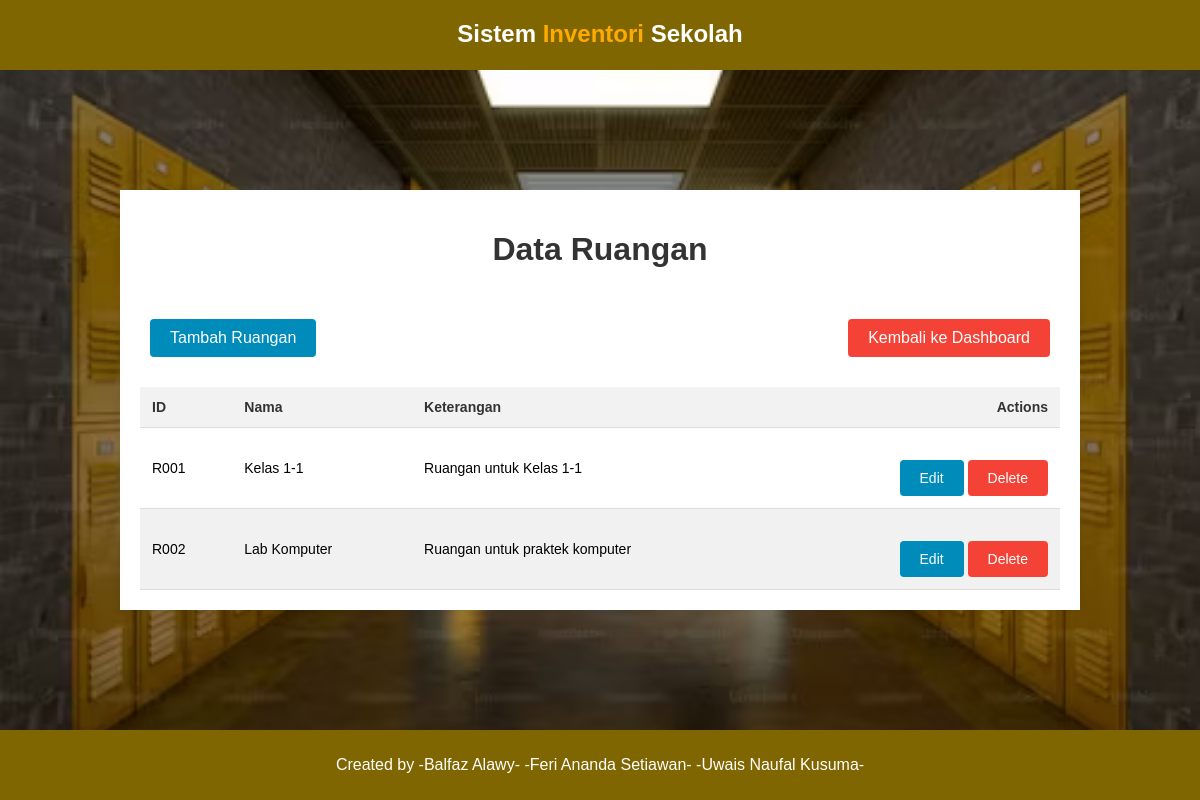
Screenshot of /ruangan.php (signed in) with the database file from the repository.
### tables this page shows
CREATE TABLE `ruangan` (
  `id` varchar(10) NOT NULL,
  `nama` varchar(100) NOT NULL,
  `keterangan` varchar(255) NOT NULL
);

### ruangan.php (the view, shortened to what this page needs)
<?php
include("config/conn.php");
$authErr = "";
$auth = false;
$q = "SELECT id, nama, keterangan FROM ruangan";
$hasil = mysqli_query($con, $q);
if ($hasil->num_rows > 0) {
    $auth = true;
} else {
    $authErr = "Data tidak ditemukan!";
}
?>
<!DOCTYPE html>
<html lang="en">
<head>
    <link rel="stylesheet" href="assets/css/style.css">
</head>
<body>
    <div class="navbar">
        <div class="logo">
            <h2>Sistem <span>Inventori</span> Sekolah</h2>
        </div>
    </div>
    <div class="hero">
        <div class="contable">
            <h1>Data Ruangan</h1>
            <div class="button-container">
                <a href="config/crud/ruangan/create.php" class="btn">Tambah Ruangan</a>
                <a href="index.php" class="btn btn-delete">Kembali ke Dashboard</a>
            </div>
            <table>
                <thead>
                    <tr>
                        <th>ID</th>
                        <th>Nama</th>
                        <th>Keterangan</th>
                        <th>Actions</th>
                    </tr>
                </thead>
                <tbody>
                    <?php
                    if (!$auth) {
                    ?>
                        <tr>
                            <td colspan='4'><?= $authErr; ?></td>
                        </tr>
                        <?php
                    } else {
                        while ($rows = $hasil->fetch_assoc()) {
                        ?>
                            <tr>
                                <td><?= $rows["id"]; ?></td>
                                <td><?= $rows["nama"]; ?></td>
                                <td><?= $rows["keterangan"]; ?></td>
                                <td>
                                    <a href='config/crud/ruangan/edit.php?id=<?= $rows["id"]; ?>' class='btn'>Edit</a>
                                    <a href='config/crud/ruangan/delete.php?id=<?= $rows["id"]; ?>' class='btn btn-delete' onclick='return confirm("Are you sure?")'>Delete</a>
                                </td>
                            </tr>
                    <?php
                        }
                    }
                    ?>
                </tbody>
            </table>
        </div>
    </div>
    <footer class="footer">
        <p>Created by -Balfaz Alawy- -Feri Ananda Setiawan- -Uwais Naufal Kusuma-</p>
    </footer>
</body>
</html>

### assets/css/style.css (style rules this page uses)
* { box-sizing: border-box; }
body { font-family: Arial, sans-serif; display: flex; justify-content: center; align-items: center; height: 100vh; margin: 0; }
.navbar { background-color: #7f6600; width: 100%; height: 70px; color: #fff; position: fixed; top: 0; left: 0; z-index: 1000; margin-top: 0; }
.logo { margin-top: 10px; text-align: center; }
.navbar span { color: rgb(255, 170, 0); }
.hero { background-image: url("../img/bg2.jpg"); min-height: 100vh; width: 100%; align-items: center; background-repeat: no-repeat; background-size: cover; background-position: center; display: flex; justify-content: center; }
.footer { background-color: #7f6600; width: 100%; height: 70px; color: #fff; position: fixed; bottom: 0; left: 0; z-index: 1000; text-align: center; line-height: 70px; }
.footer p { margin: 0; }
.contable { width: 80%; margin: 50px auto; background-color: #fff; padding: 20px; box-shadow: 0 0 10px rgba(0, 0, 0, 0.1); overflow: hidden; }
h1 { text-align: center; color: #333; }
.button-container { display: flex; justify-content: space-between; align-items: center; padding: 10px; }
a.btn { display: inline-block; padding: 10px 20px; margin-top: 20px; background-color: #008cba; color: white; text-decoration: none; border-radius: 4px; }
table { width: 100%; border-collapse: collapse; margin-top: 20px; }
th, td { font-size: 14px; padding: 12px; text-align: left; border-bottom: 1px solid #ddd; color: #000000; }
th { background-color: #f2f2f2; color: #333; }
tr th:first-child { text-align: left; }
tr th:last-child { text-align: right; }
tr:nth-child(even) { background-color: #f1f1f1; }
tr td:first-child { text-align: left; }
tr td:last-child { text-align: right; }
a.btn-delete { background-color: #f44336; }

### rows the page displays
ruangan: id "R001", nama "Kelas 1-1", keterangan "Ruangan untuk Kelas 1-1"
ruangan: id "R002", nama "Lab Komputer", keterangan "Ruangan untuk praktek komputer"
